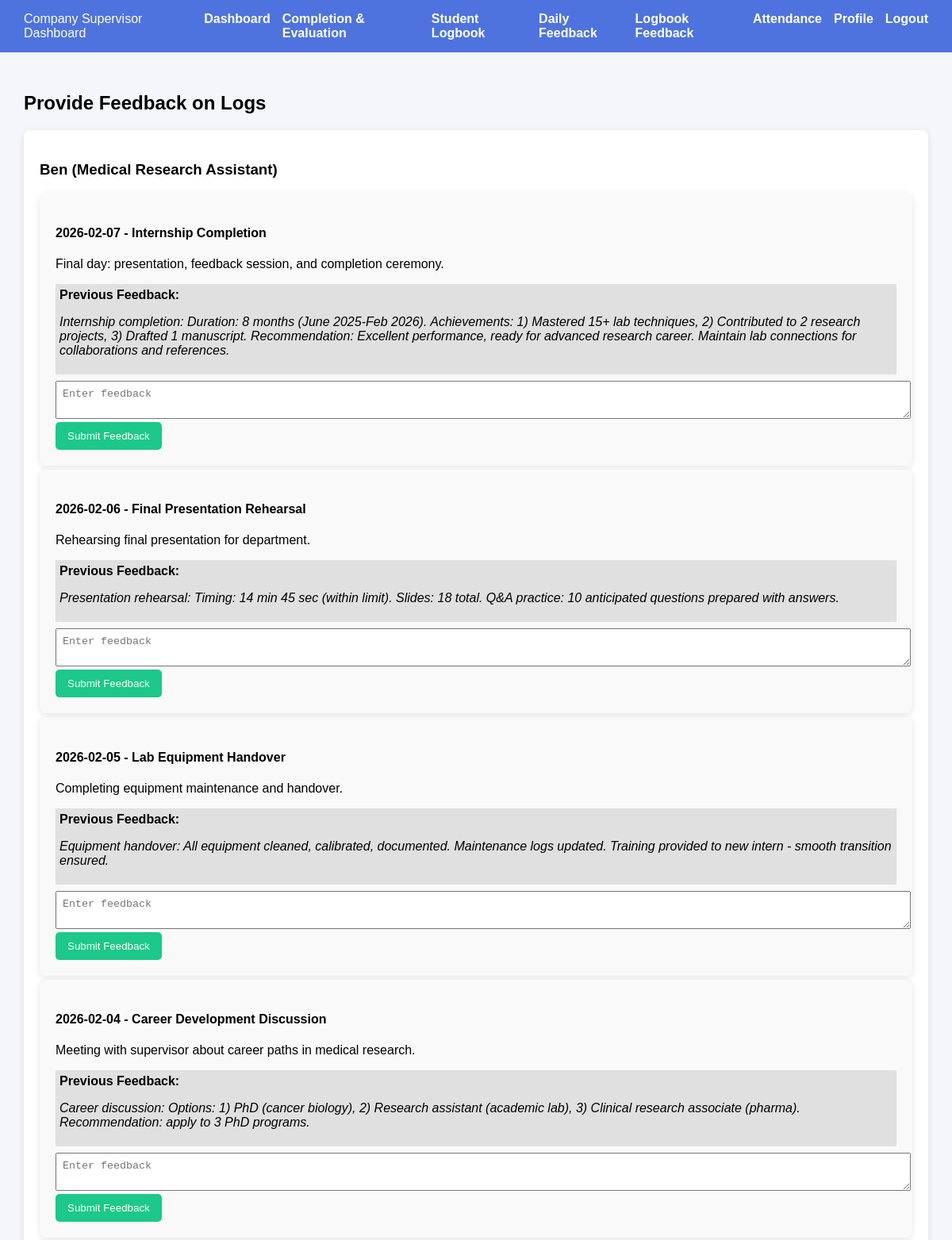
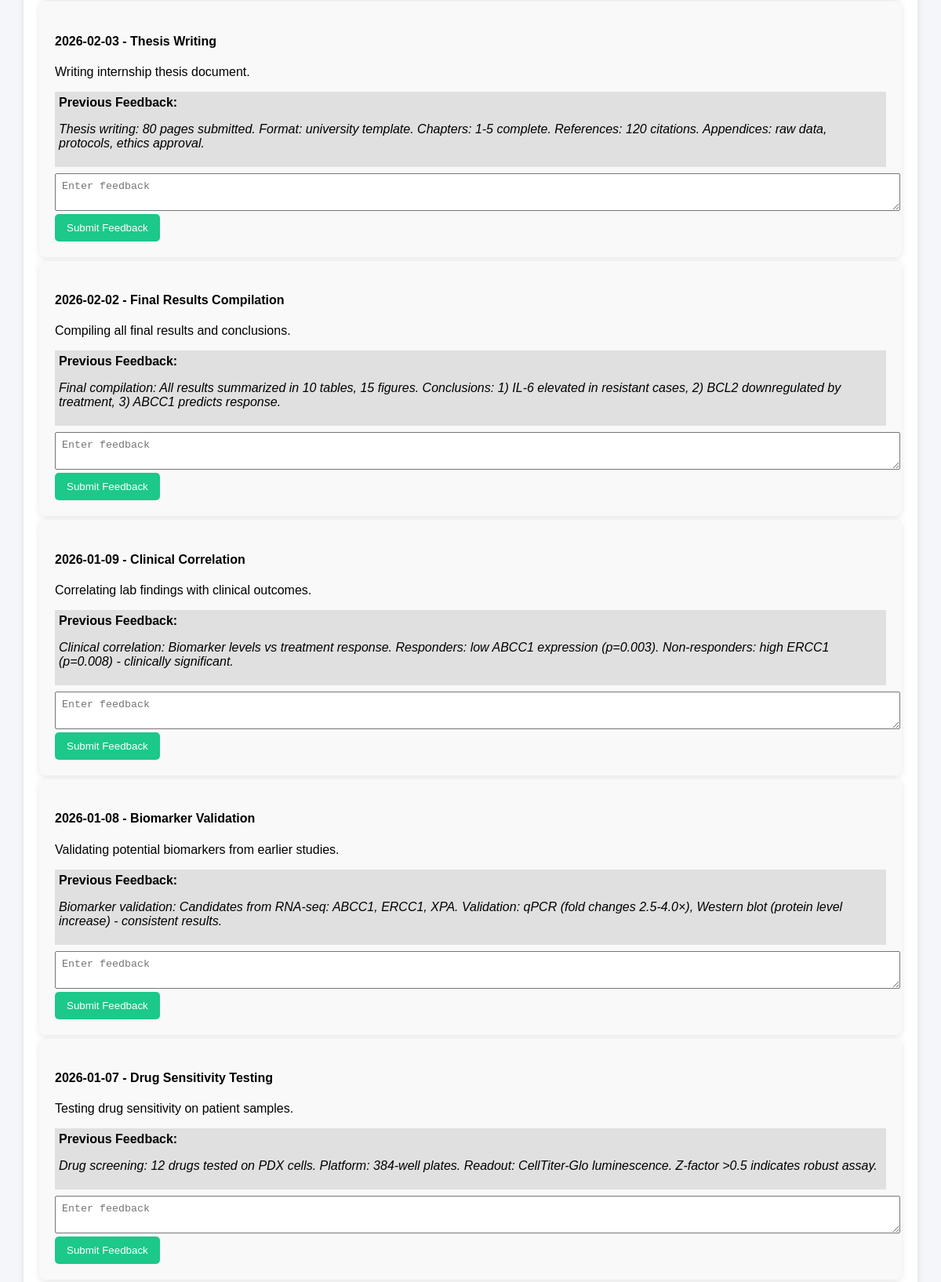
Page /dashboard/company_logbook_feedback.php (signed in, upper part) on the committed database (2 pictures, top to bottom).
### tables this page shows
CREATE TABLE `internships` (
  `id` int(11) NOT NULL,
  `company_id` int(11) NOT NULL,
  `title` varchar(100) NOT NULL,
  `description` text NOT NULL,
  `location` varchar(100) DEFAULT NULL,
  `duration` varchar(50) DEFAULT NULL,
  `created_at` timestamp NOT NULL DEFAULT current_timestamp(),
  `faculty` enum('FCI','FCM','FIST','FOM') NOT NULL
);

CREATE TABLE `users` (
  `id` int(11) NOT NULL,
  `name` varchar(100) NOT NULL,
  `email` varchar(100) NOT NULL,
  `password` varchar(255) NOT NULL,
  `role` enum('student','company','academic','admin') NOT NULL,
  `created_at` timestamp NOT NULL DEFAULT current_timestamp(),
  `academic_supervisor_id` int(11) DEFAULT NULL,
  `faculty` enum('FCI','FCM','FIST','FOM') DEFAULT NULL
);

CREATE TABLE `logbook` (
  `id` int(11) NOT NULL,
  `student_id` int(11) NOT NULL,
  `internship_id` int(11) NOT NULL,
  `log_date` date NOT NULL,
  `title` varchar(255) NOT NULL,
  `content` text NOT NULL,
  `created_at` timestamp NOT NULL DEFAULT current_timestamp()
);

CREATE TABLE `logbook_feedback` (
  `id` int(11) NOT NULL,
  `log_id` int(11) NOT NULL,
  `supervisor_id` int(11) NOT NULL,
  `content` text NOT NULL,
  `created_at` timestamp NOT NULL DEFAULT current_timestamp()
);

### dashboard/company_logbook_feedback.php (the view, shortened to what this page needs)
<?php
include("../config/db.php");
$company_id = $_SESSION['user_id'];
?>
<!DOCTYPE html>
<html>
<head>
    <link rel="stylesheet" href="../assets/dashboard.css">
</head>
<body>
<div class="navbar">
    <div>Company Supervisor Dashboard</div>
    <a href="company.php">Dashboard</a>
    <a href="company_complete.php">Completion & Evaluation</a>
    <a href="company_logbook.php">Student Logbook</a>
    <a href="company_feedback.php">Daily Feedback</a>
    <a href="company_logbook_feedback.php">Logbook Feedback</a>
    <a href="company_attendance.php">Attendance</a>
    <a href="profile.php">Profile</a>
    <a href="../auth/logout.php">Logout</a>
</div>
<div class="container">
<h2>Provide Feedback on Logs</h2>
<?php
$stmt = $conn->prepare(
    "SELECT users.id AS student_id, users.name AS student_name, internships.id AS internship_id, internships.title AS internship_title
     FROM student_internships
     JOIN users ON student_internships.student_id = users.id
     JOIN internships ON student_internships.internship_id = internships.id
     WHERE internships.company_id = ? AND student_internships.status IN ('in_progress','completed')
     ORDER BY users.name"
);
$stmt->bind_param("i", $company_id);
$stmt->execute();
$students = $stmt->get_result();
if ($students->num_rows > 0):
    while ($s = $students->fetch_assoc()):
?>
<div class="card">
    <h3><?= htmlspecialchars($s['student_name']) ?> (<?= htmlspecialchars($s['internship_title']) ?>)</h3>
    <?php
    $logs = $conn->prepare(
        "SELECT * FROM logbook WHERE student_id = ? AND internship_id = ? ORDER BY log_date DESC"
    );
    $logs->bind_param("ii", $s['student_id'], $s['internship_id']);
    $logs->execute();
    $logResult = $logs->get_result();
    if ($logResult->num_rows > 0):
        while ($log = $logResult->fetch_assoc()):
    ?>
        <div class="card" style="background:#f9f9f9; margin:5px 0;">
            <h4><?= htmlspecialchars($log['log_date']) ?> - <?= htmlspecialchars($log['title']) ?></h4>
            <p><?= nl2br(htmlspecialchars($log['content'])) ?></p>
            <div style="background:#e0e0e0; padding:5px;">
                <strong>Previous Feedback:</strong>
                <?php
                $fb_stmt = $conn->prepare("SELECT * FROM logbook_feedback WHERE log_id = ? ORDER BY created_at DESC");
                $fb_stmt->bind_param("i", $log['id']);
                $fb_stmt->execute();
                $fb_result = $fb_stmt->get_result();
                if ($fb_result->num_rows > 0):
                    while ($fb = $fb_result->fetch_assoc()):
                        echo "<p><em>".nl2br(htmlspecialchars($fb['content']))."</em></p>";
                    endwhile;
                else:
                    echo "<p><i>No feedback yet.</i></p>";
                endif;
                ?>
            </div>
            <form method="POST" action="submit_log_feedback.php">
                <textarea name="content" placeholder="Enter feedback" required></textarea>
                <button class="button">Submit Feedback</button>
            </form>
        </div>
    <?php
        endwhile;
    else:
        echo "<p><i>No logs available yet.</i></p>";
    endif;
    ?>
</div>
<?php
    endwhile;
else:
    echo "<p><i>No interns assigned.</i></p>";
endif;
?>
</div>
</body>
</html>

### assets/dashboard.css (style rules this page uses)
body { margin: 0; font-family: Arial, sans-serif; background: #f4f6f9; }
.navbar { background: #4e73df; padding: 15px 30px; color: white; display: flex; justify-content: space-between; }
.navbar a { color: white; text-decoration: none; font-weight: bold; margin-left: 15px; }
.container { padding: 30px; }
.button { padding: 10px 15px; background: #1cc88a; color: white; border: none; border-radius: 5px; cursor: pointer; }
.card { background: white; padding: 20px; border-radius: 8px; margin-bottom: 20px; box-shadow: 0 2px 8px rgba(0,0,0,0.1); }
input, textarea { width: 100%; padding: 8px; margin-top: 8px; }

### rows in the picture
internships: users.name "Ben", title "Medical Research Assistant"
logbook: log_date "2026-02-07", title "Internship Completion", content "Final day: presentation, feedback session, and completion ceremony."
logbook_feedback: content "Internship completion: Duration: 8 months (June 2025-Feb 2026). Achievements: 1) Mastered 15+ lab techniques, 2) Contributed to 2 research projects, 3) Drafted 1 manuscript. Recommendation: Excellent performance, ready for advanced research career. Maintain lab connections for collaborations and references."
logbook: log_date "2026-02-06", title "Final Presentation Rehearsal", content "Rehearsing final presentation for department."
logbook_feedback: content "Presentation rehearsal: Timing: 14 min 45 sec (within limit). Slides: 18 total. Q&A practice: 10 anticipated questions prepared with answers."
logbook: log_date "2026-02-05", title "Lab Equipment Handover", content "Completing equipment maintenance and handover."
logbook_feedback: content "Equipment handover: All equipment cleaned, calibrated, documented. Maintenance logs updated. Training provided to new intern - smooth transition ensured."
logbook: log_date "2026-02-04", title "Career Development Discussion", content "Meeting with supervisor about career paths in medical research."
logbook_feedback: content "Career discussion: Options: 1) PhD (cancer biology), 2) Research assistant (academic lab), 3) Clinical research associate (pharma). Recommendation: apply to 3 PhD programs."
logbook: log_date "2026-02-03", title "Thesis Writing", content "Writing internship thesis document."
logbook_feedback: content "Thesis writing: 80 pages submitted. Format: university template. Chapters: 1-5 complete. References: 120 citations. Appendices: raw data, protocols, ethics approval."
logbook: log_date "2026-02-02", title "Final Results Compilation", content "Compiling all final results and conclusions."
logbook_feedback: content "Final compilation: All results summarized in 10 tables, 15 figures. Conclusions: 1) IL-6 elevated in resistant cases, 2) BCL2 downregulated by treatment, 3) ABCC1 predicts response."
logbook: log_date "2026-01-09", title "Clinical Correlation", content "Correlating lab findings with clinical outcomes."
logbook_feedback: content "Clinical correlation: Biomarker levels vs treatment response. Responders: low ABCC1 expression (p=0.003). Non-responders: high ERCC1 (p=0.008) - clinically significant."
logbook: log_date "2026-01-08", title "Biomarker Validation", content "Validating potential biomarkers from earlier studies."
logbook_feedback: content "Biomarker validation: Candidates from RNA-seq: ABCC1, ERCC1, XPA. Validation: qPCR (fold changes 2.5-4.0×), Western blot (protein level increase) - consistent results."
logbook: log_date "2026-01-07", title "Drug Sensitivity Testing", content "Testing drug sensitivity on patient samples."
logbook_feedback: content "Drug screening: 12 drugs tested on PDX cells. Platform: 384-well plates. Readout: CellTiter-Glo luminescence. Z-factor >0.5 indicates robust assay."
